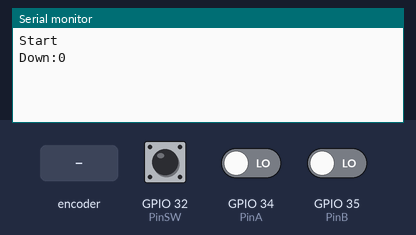
Bench run of a sketch on a simulated ESP32. Parts: the last lines printed to the serial monitor. The test bench sets the inputs (shaded band); at power-on: GPIO 32 (PinSW) HIGH, GPIO 34 (PinA) LOW, GPIO 35 (PinB) LOW.

Above: at 1.2 s.
1.3 s: rotary encoder on GPIO 34 (PinA) / GPIO 35 (PinB) turned 1 step (first pin leading)
At 2.3 s:
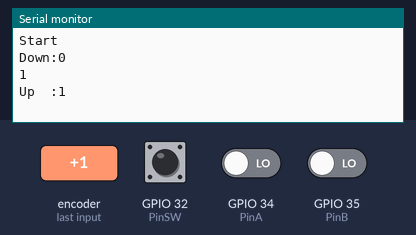
3.0 s: GPIO 32 (PinSW) pulled LOW for 0.15 s
At 3.7 s:
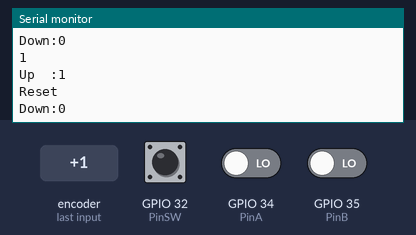
4.6 s: rotary encoder on GPIO 34 (PinA) / GPIO 35 (PinB) turned 1 step (first pin leading)
At 5.4 s:
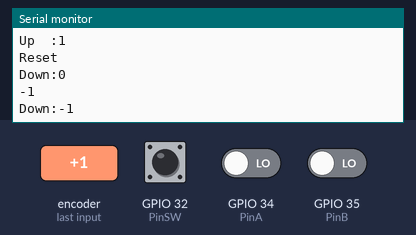
6.3 s: GPIO 32 (PinSW) pulled LOW for 1 s
At 8.7 s:
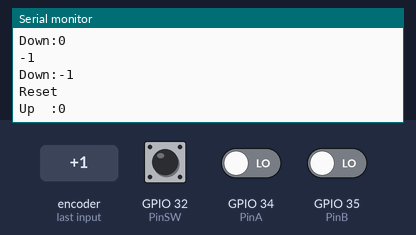

Measured:
- after the input at 1.3 s, the serial monitor: prints a new line after 0.05 s (image 1)
- after the input at 3.0 s, the serial monitor: prints a new line after 0.15 s (image 2)
- after the input at 4.6 s, the serial monitor: prints a new line at once (image 3)
- after the input at 6.3 s, the serial monitor: prints a new line after 1.0 s (image 4)

The sketch:

Rotary_Encoder_Manual.ino
```cpp
  #define PinA  34 // Used for generating interrupts using CLK signal
  #define PinB  35 // Used for reading DT signal
  #define PinSW 32 // Used for the push button switch
int lastCount = 50;
volatile int virtualPosition = 0;
int updateInterruptTime = 50;
unsigned long lastInterruptTime = millis();

void isr ()  {

  if (millis() - lastInterruptTime > updateInterruptTime) {
    if (digitalRead(PinB) == HIGH) {
      virtualPosition-- ; // Could be -5 or -10
    }
    else {
      virtualPosition++ ; // Could be +5 or +10
    }
    Serial.println(virtualPosition);
    lastInterruptTime = millis();
  }
}

void setup() {
  Serial.begin(115200);
  pinMode(PinA, INPUT);
  pinMode(PinB, INPUT);
  pinMode(PinSW, INPUT_PULLUP);
  attachInterrupt(digitalPinToInterrupt(PinA), isr, CHANGE);
  Serial.println("Start");
}

void loop() {
  if ((!digitalRead(PinSW))) {
    virtualPosition = 0;
    while (!digitalRead(PinSW))
      delay(10);
    Serial.println("Reset");
  }

  if (virtualPosition != lastCount) {
    Serial.print(virtualPosition > lastCount ? "Up  :" : "Down:");
    Serial.println(virtualPosition);
    lastCount = virtualPosition ;
  }
}
```
